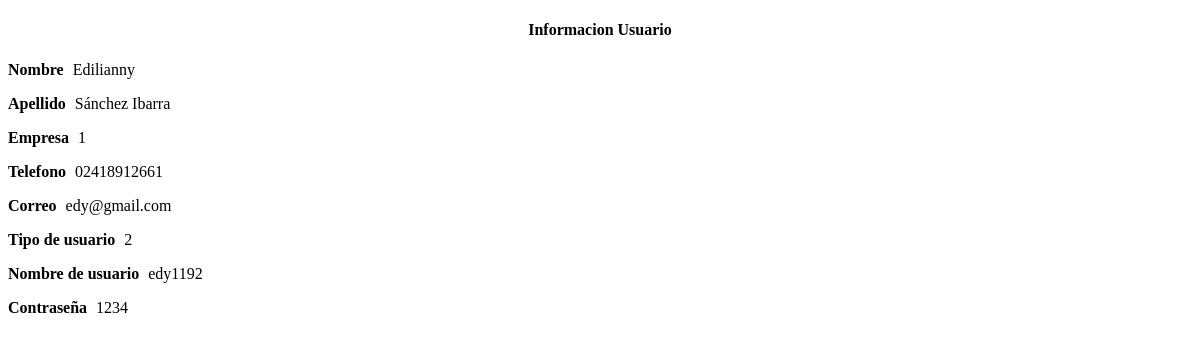
/admin/informacionUsuario.php?nombreUsuario=edy1192, run on an earlier commit of the app's database.
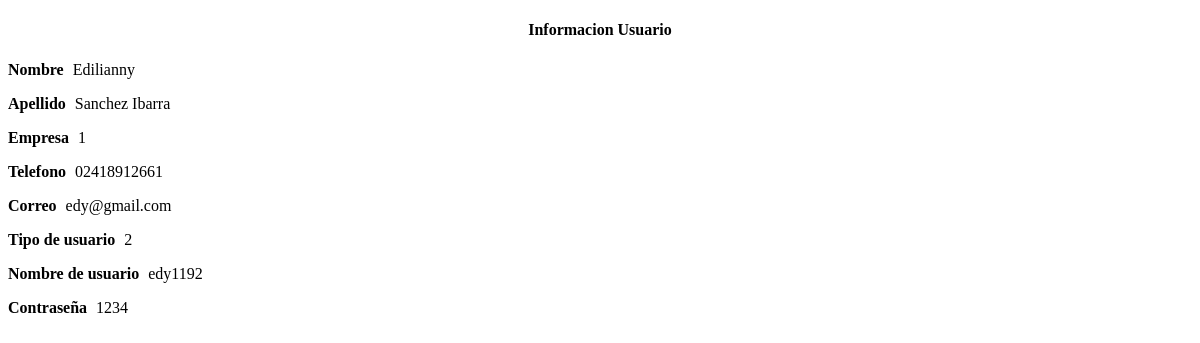
And on a later commit of the database.
### tables this page shows
CREATE TABLE IF NOT EXISTS `usuario` (
`idusuario` int(11) NOT NULL,
  `nombre_usuario` varchar(25) NOT NULL,
  `clave` varchar(30) NOT NULL,
  `nombres` varchar(80) NOT NULL,
  `apellidos` varchar(80) NOT NULL,
  `idempresa` int(11) NOT NULL,
  `tipo_usuario` int(11) NOT NULL,
  `correo` varchar(80) NOT NULL,
  `telefono` varchar(200) NOT NULL
);

### admin/informacionUsuario.php (the view, shortened to what this page needs)
<!DOCTYPE html PUBLIC "-//W3C//DTD XHTML 1.0 Transitional//EN" "http://www.w3.org/TR/xhtml1/DTD/xhtml1-transitional.dtd">
<html xmlns="http://www.w3.org/1999/xhtml">
<head>
</head>
<body>
<?php
	include("conexion.php");
	$nombreUsuario = $_GET['nombreUsuario'];
	$wsql = "select * from usuario where nombre_usuario='$nombreUsuario'";
	$result = mysql_query($wsql,$link);
	$row = mysql_fetch_array($result);
?>
<div class="widget ">
	<center><h4 class="widgettitle"> Informacion Usuario</h4></center>
    <div class="widgetcontent">
    	<form class="stdform" method="post" action="usuarios.php?accion=nuevo">
        	<p>
                <label><b>Nombre</b></label>
                <span class="field" style="padding:5px;"><?php echo $row['nombres'];?></span>
            </p>
            <p>
                <label><b>Apellido</b></label>
                <span class="field" style="padding:5px;"><?php echo $row['apellidos'];?></span>
            </p>
            <p>
                <label><b>Empresa</b></label>
                <span class="field" style="padding:5px;"><?php echo $row['idempresa'];?></span>
            </p>
            <p>
                <label><b>Telefono</b></label>
                <span class="field" style="padding:5px;"><?php echo $row['telefono'];?></span>
            </p>
            <p>
                <label><b>Correo</b></label>
                <span class="field" style="padding:5px;"><?php echo $row['correo'];?></span>
            </p>
            <p>
                <label><b>Tipo de usuario</b></label>
                <span class="field" style="padding:5px;"><?php echo $row['tipo_usuario'];?></span>
            </p>
            <p>
                <label><b>Nombre de usuario</b></label>
                <span class="field" style="padding:5px;"><?php echo $row['nombre_usuario'];?></span>
            </p>
            <p>
                <label><b>Contraseña</b></label>
                <span class="field" style="padding:5px;"><?php echo $row['clave'];?></span>
            </p>
        </form>
    </div>
</div>
</body>
</html>

What changed in the data, as far as the page shows it:
changed usuario "Edilianny": apellidos "Sánchez Ibarra" → "Sanchez Ibarra"
